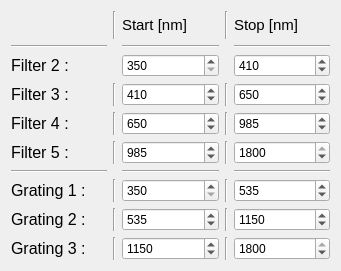
     <widget class="QWidget" name="gridLayoutWidget_10">
      <property name="geometry">
       <rect>
        <x>650</x>
        <y>440</y>
        <width>341</width>
        <height>271</height>
       </rect>
      </property>
      <layout class="QGridLayout" name="gridLayout_dev_2">
       <item row="5" column="3">
        <widget class="Line" name="line_149">
         <property name="orientation">
          <enum>Qt::Vertical</enum>
         </property>
        </widget>
       </item>
       <item row="7" column="1">
        <widget class="Line" name="line_146">
         <property name="orientation">
          <enum>Qt::Vertical</enum>
         </property>
        </widget>
       </item>
       <item row="8" column="3">
        <widget class="Line" name="line_150">
         <property name="orientation">
          <enum>Qt::Vertical</enum>
         </property>
        </widget>
       </item>
       <item row="3" column="0">
        <widget class="QLabel" name="Filter3">
         <property name="font">
          <font>
           <pointsize>12</pointsize>
          </font>
         </property>
         <property name="text">
          <string>Filter 3 : </string>
         </property>
        </widget>
       </item>
       <item row="1" column="4">
        <widget class="Line" name="line_135">
         <property name="orientation">
          <enum>Qt::Horizontal</enum>
         </property>
        </widget>
       </item>
       <item row="9" column="3">
        <widget class="Line" name="line_151">
         <property name="orientation">
          <enum>Qt::Vertical</enum>
         </property>
        </widget>
       </item>
       <item row="4" column="0">
        <widget class="QLabel" name="Filter4">
         <property name="font">
          <font>
           <pointsize>12</pointsize>
          </font>
         </property>
         <property name="text">
          <string>Filter 4 : </string>
         </property>
        </widget>
       </item>
       <item row="6" column="4">
        <widget class="Line" name="line_128">
         <property name="orientation">
          <enum>Qt::Horizontal</enum>
         </property>
        </widget>
       </item>
       <item row="5" column="1">
        <widget class="Line" name="line_134">
         <property name="orientation">
          <enum>Qt::Vertical</enum>
         </property>
        </widget>
       </item>
       <item row="8" column="1">
        <widget class="Line" name="line_147">
         <property name="orientation">
          <enum>Qt::Vertical</enum>
         </property>
        </widget>
       </item>
       <item row="9" column="1">
        <widget class="Line" name="line_148">
         <property name="orientation">
          <enum>Qt::Vertical</enum>
         </property>
        </widget>
       </item>
       <item row="7" column="4">
        <widget class="QDoubleSpinBox" name="stopNM_G1">
         <property name="suffix">
          <string/>
         </property>
         <property name="decimals">
          <number>0</number>
         </property>
         <property name="minimum">
          <double>350.000000000000000</double>
         </property>
         <property name="maximum">
          <double>1800.000000000000000</double>
         </property>
         <property name="value">
          <double>535.000000000000000</double>
         </property>
        </widget>
       </item>
       <item row="3" column="1">
        <widget class="Line" name="line_122">
         <property name="orientation">
          <enum>Qt::Vertical</enum>
         </property>
        </widget>
       </item>
       <item row="6" column="0">
        <widget class="Line" name="line_124">
         <property name="orientation">
          <enum>Qt::Horizontal</enum>
         </property>
        </widget>
       </item>
       <item row="5" column="4">
        <widget class="QDoubleSpinBox" name="stopNM_F5">
         <property name="suffix">
          <string/>
         </property>
         <property name="decimals">
          <number>0</number>
         </property>
         <property name="minimum">
          <double>350.000000000000000</double>
         </property>
         <property name="maximum">
          <double>1800.000000000000000</double>
         </property>
         <property name="value">
          <double>1800.000000000000000</double>
         </property>
        </widget>
       </item>
       <item row="4" column="3">
        <widget class="Line" name="line_131">
         <property name="orientation">
          <enum>Qt::Vertical</enum>
         </property>
        </widget>
       </item>
       <item row="6" column="2">
        <widget class="Line" name="line_132">
         <property name="orientation">
          <enum>Qt::Horizontal</enum>
         </property>
        </widget>
       </item>
       <item row="3" column="3">
        <widget class="Line" name="line_138">
         <property name="orientation">
          <enum>Qt::Vertical</enum>
         </property>
        </widget>
       </item>
       <item row="7" column="3">
        <widget class="Line" name="line_144">
         <property name="orientation">
          <enum>Qt::Vertical</enum>
         </property>
        </widget>
       </item>
       <item row="3" column="4">
        <widget class="QDoubleSpinBox" name="stopNM_F3">
         <property name="suffix">
          <string/>
         </property>
         <property name="decimals">
          <number>0</number>
         </property>
         <property name="minimum">
          <double>350.000000000000000</double>
         </property>
         <property name="maximum">
          <double>1800.000000000000000</double>
         </property>
         <property name="value">
          <double>650.000000000000000</double>
         </property>
        </widget>
       </item>
       <item row="4" column="1">
        <widget class="Line" name="line_139">
         <property name="orientation">
          <enum>Qt::Vertical</enum>
         </property>
        </widget>
       </item>
       <item row="5" column="2">
        <widget class="QDoubleSpinBox" name="startNM_F5">
         <property name="suffix">
          <string/>
         </property>
         <property name="decimals">
          <number>0</number>
         </property>
         <property name="minimum">
          <double>350.000000000000000</double>
         </property>
         <property name="maximum">
          <double>1800.000000000000000</double>
         </property>
         <property name="value">
          <double>985.000000000000000</double>
         </property>
        </widget>
       </item>
       <item row="4" column="2">
        <widget class="QDoubleSpinBox" name="startNM_F4">
         <property name="suffix">
          <string/>
         </property>
         <property name="decimals">
          <number>0</number>
         </property>
         <property name="minimum">
          <double>350.000000000000000</double>
         </property>
         <property name="maximum">
          <double>1800.000000000000000</double>
         </property>
         <property name="value">
          <double>650.000000000000000</double>
         </property>
        </widget>
       </item>
       <item row="4" column="4">
        <widget class="QDoubleSpinBox" name="stopNM_F4">
         <property name="suffix">
          <string/>
         </property>
         <property name="decimals">
          <number>0</number>
         </property>
         <property name="minimum">
          <double>350.000000000000000</double>
         </property>
         <property name="maximum">
          <double>1800.000000000000000</double>
         </property>
         <property name="value">
          <double>985.000000000000000</double>
         </property>
        </widget>
       </item>
       <item row="3" column="2">
        <widget class="QDoubleSpinBox" name="startNM_F3">
         <property name="suffix">
          <string/>
         </property>
         <property name="decimals">
          <number>0</number>
         </property>
         <property name="minimum">
          <double>350.000000000000000</double>
         </property>
         <property name="maximum">
          <double>1800.000000000000000</double>
         </property>
         <property name="value">
          <double>410.000000000000000</double>
         </property>
        </widget>
       </item>
       <item row="7" column="2">
        <widget class="QDoubleSpinBox" name="startNM_G1">
         <property name="suffix">
          <string/>
         </property>
         <property name="decimals">
          <number>0</number>
         </property>
         <property name="minimum">
          <double>350.000000000000000</double>
         </property>
         <property name="maximum">
          <double>1800.000000000000000</double>
         </property>
         <property name="value">
          <double>350.000000000000000</double>
         </property>
        </widget>
       </item>
       <item row="7" column="0">
        <widget class="QLabel" name="Grating1">
         <property name="font">
          <font>
           <pointsize>12</pointsize>
          </font>
         </property>
         <property name="text">
          <string>Grating 1 : </string>
         </property>
        </widget>
       </item>
       <item row="5" column="0">
        <widget class="QLabel" name="Filter5">
         <property name="font">
          <font>
           <pointsize>12</pointsize>
          </font>
         </property>
         <property name="text">
          <string>Filter 5 : </string>
         </property>
        </widget>
       </item>
       <item row="8" column="0">
        <widget class="QLabel" name="Grating2">
         <property name="font">
          <font>
           <pointsize>12</pointsize>
          </font>
         </property>
         <property name="text">
          <string>Grating 2 : </string>
         </property>
        </widget>
       </item>
       <item row="9" column="0">
        <widget class="QLabel" name="Grating3">
         <property name="font">
          <font>
           <pointsize>12</pointsize>
          </font>
         </property>
         <property name="text">
          <string>Grating 3 : </string>
         </property>
        </widget>
       </item>
       <item row="8" column="2">
        <widget class="QDoubleSpinBox" name="startNM_G2">
         <property name="suffix">
          <string/>
         </property>
         <property name="decimals">
          <number>0</number>
         </property>
         <property name="minimum">
          <double>350.000000000000000</double>
         </property>
         <property name="maximum">
          <double>1800.000000000000000</double>
         </property>
         <property name="value">
          <double>535.000000000000000</double>
         </property>
        </widget>
       </item>
       <item row="9" column="2">
        <widget class="QDoubleSpinBox" name="startNM_G3">
         <property name="suffix">
          <string/>
         </property>
         <property name="decimals">
          <number>0</number>
         </property>
         <property name="minimum">
          <double>350.000000000000000</double>
         </property>
         <property name="maximum">
          <double>2500.000000000000000</double>
         </property>
         <property name="value">
          <double>1150.000000000000000</double>
         </property>
        </widget>
       </item>
       <item row="1" column="2">
        <widget class="Line" name="line_133">
         <property name="orientation">
          <enum>Qt::Horizontal</enum>
         </property>
        </widget>
       </item>
       <item row="8" column="4">
        <widget class="QDoubleSpinBox" name="stopNM_G2">
         <property name="suffix">
          <string/>
         </property>
         <property name="decimals">
          <number>0</number>
         </property>
         <property name="minimum">
          <double>350.000000000000000</double>
         </property>
         <property name="maximum">
          <double>1800.000000000000000</double>
         </property>
         <property name="value">
          <double>1150.000000000000000</double>
         </property>
        </widget>
       </item>
       <item row="1" column="0">
        <widget class="Line" name="line_136">
         <property name="orientation">
          <enum>Qt::Horizontal</enum>
         </property>
        </widget>
       </item>
       <item row="9" column="4">
        <widget class="QDoubleSpinBox" name="stopNM_G3">
         <property name="suffix">
          <string/>
         </property>
         <property name="decimals">
          <number>0</number>
         </property>
         <property name="minimum">
          <double>350.000000000000000</double>
         </property>
         <property name="maximum">
          <double>1800.000000000000000</double>
         </property>
         <property name="value">
          <double>1800.000000000000000</double>
         </property>
        </widget>
       </item>
       <item row="0" column="3">
        <widget class="Line" name="line_137">
         <property name="orientation">
          <enum>Qt::Vertical</enum>
         </property>
        </widget>
       </item>
       <item row="0" column="2">
        <widget class="QLabel" name="start_label_0">
         <property name="font">
          <font>
           <pointsize>11</pointsize>
           <italic>false</italic>
          </font>
         </property>
         <property name="text">
          <string>Start [nm]</string>
         </property>
        </widget>
       </item>
       <item row="0" column="1">
        <widget class="Line" name="line_140">
         <property name="orientation">
          <enum>Qt::Vertical</enum>
         </property>
        </widget>
       </item>
       <item row="0" column="4">
        <widget class="QLabel" name="stop_label_0">
         <property name="font">
          <font>
           <pointsize>11</pointsize>
          </font>
         </property>
         <property name="text">
          <string>Stop [nm]</string>
         </property>
        </widget>
       </item>
       <item row="2" column="0">
        <widget class="QLabel" name="Filter2">
         <property name="font">
          <font>
           <pointsize>12</pointsize>
          </font>
         </property>
         <property name="text">
          <string>Filter 2 : </string>
         </property>
        </widget>
       </item>
       <item row="2" column="2">
        <widget class="QDoubleSpinBox" name="startNM_F2">
         <property name="suffix">
          <string/>
         </property>
         <property name="decimals">
          <number>0</number>
         </property>
         <property name="minimum">
          <double>350.000000000000000</double>
         </property>
         <property name="maximum">
          <double>1800.000000000000000</double>
         </property>
         <property name="value">
          <double>350.000000000000000</double>
         </property>
        </widget>
       </item>
       <item row="2" column="4">
        <widget class="QDoubleSpinBox" name="stopNM_F2">
         <property name="suffix">
          <string/>
         </property>
         <property name="decimals">
          <number>0</number>
         </property>
         <property name="minimum">
          <double>350.000000000000000</double>
         </property>
         <property name="maximum">
          <double>1800.000000000000000</double>
         </property>
         <property name="value">
          <double>410.000000000000000</double>
         </property>
        </widget>
       </item>
      </layout>
     </widget>
